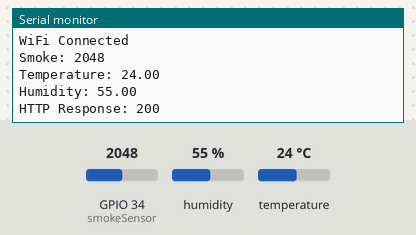
Recording of a sketch running on a simulated ESP32. Parts: the last lines printed to the serial monitor. The inputs (shaded band) are chosen by the test bench; at power-on: humidity 55 %, GPIO 34 (smokeSensor) = 2048, temperature 24 °C. WiFi joins after 1.5 s; servers stay silent unless stated; uploads are accepted with an empty reply.

Above: at 2.7 s.
2.8 s: humidity set to 22 %
At 6.91 s:
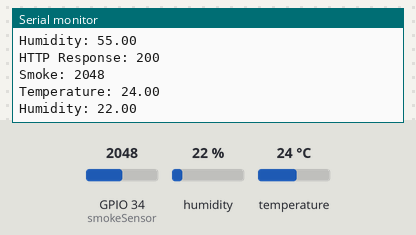
8.6 s: GPIO 34 (smokeSensor) set to 2866
At 13.3 s:
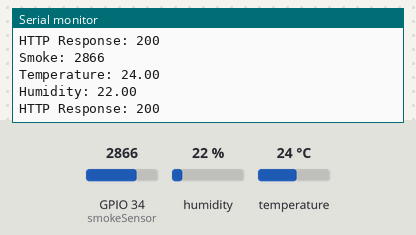
14.4 s: temperature set to 12 °C
At 18.1 s:
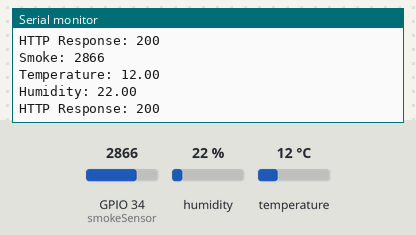
20.2 s: GPIO 34 (smokeSensor) set to 3603
At 22.58 s:
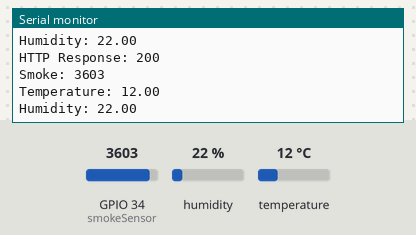
26.0 s: humidity set to 40 %
At 29.0 s:
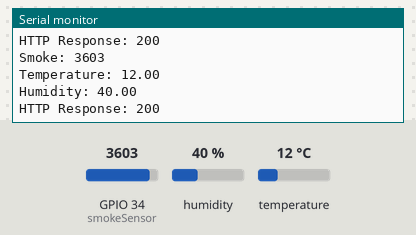
Timing chart, 0 to 30.5 s (numbered marks = the images above; inputs shaded):
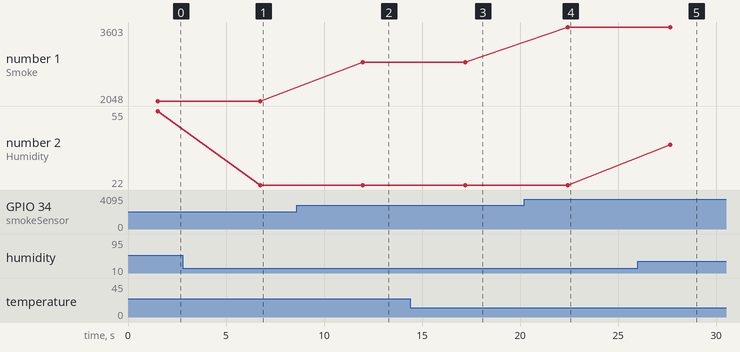

Measured:
- after the input at 2.8 s, the serial monitor: prints a new line after 4.0 s (image 1)
- after the input at 8.6 s, the serial monitor: prints a new line after 3.4 s (image 2)
- after the input at 14.4 s, the serial monitor: prints a new line after 2.8 s (image 3)
- after the input at 20.2 s, the serial monitor: prints a new line after 2.2 s (image 4)
- after the input at 26.0 s, the serial monitor: prints a new line after 1.6 s (image 5)
- plotted number 1: 2048 → 2866 after the input at 8.6 s, 2866 → 3603 after the input at 20.2 s
- plotted number 2: 55 → 22 after the input at 2.8 s, 22 → 40 after the input at 26.0 s

The sketch:

harimotempera.ino
```cpp
#include <WiFi.h>
#include <HTTPClient.h>
#include "DHT.h"

// WiFi
const char* ssid = "YOUR_WIFI_NAME";
const char* password = "YOUR_WIFI_PASSWORD";

// Server URL
String serverName = "http://YOUR_SERVER_IP/smoke/insert.php";

// MQ2 Pin
int smokeSensor = 34;

// DHT11 Settings
#define DHTPIN 4
#define DHTTYPE DHT11

DHT dht(DHTPIN, DHTTYPE);

void setup() {

  Serial.begin(115200);

  dht.begin();

  WiFi.begin(ssid, password);

  Serial.print("Connecting to WiFi");

  while (WiFi.status() != WL_CONNECTED) {
    delay(500);
    Serial.print(".");
  }

  Serial.println("");
  Serial.println("WiFi Connected");
}

void loop() {

  // Read smoke
  int smokeValue = analogRead(smokeSensor);

  // Read temperature & humidity
  float temperature = dht.readTemperature();
  float humidity = dht.readHumidity();

  Serial.print("Smoke: ");
  Serial.println(smokeValue);

  Serial.print("Temperature: ");
  Serial.println(temperature);

  Serial.print("Humidity: ");
  Serial.println(humidity);

  if (WiFi.status() == WL_CONNECTED) {

    HTTPClient http;

    String serverPath = serverName +
                        "?smoke=" + String(smokeValue) +
                        "&temperature=" + String(temperature) +
                        "&humidity=" + String(humidity);

    http.begin(serverPath.c_str());

    int httpResponseCode = http.GET();

    Serial.print("HTTP Response: ");
    Serial.println(httpResponseCode);

    http.end();
  }

  delay(5000);
}
```
